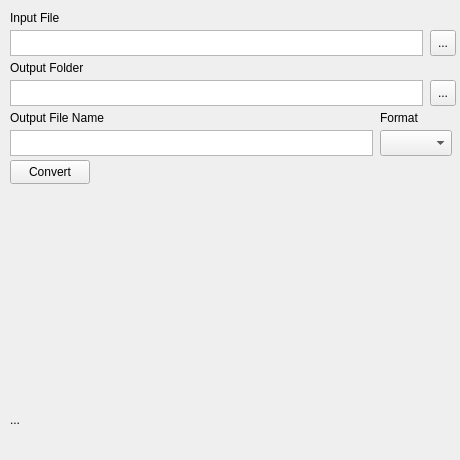
<?xml version="1.0" encoding="UTF-8"?>
<ui version="4.0">
 <class>MainWindow</class>
 <widget class="QMainWindow" name="MainWindow">
  <property name="enabled">
   <bool>true</bool>
  </property>
  <property name="geometry">
   <rect>
    <x>0</x>
    <y>0</y>
    <width>460</width>
    <height>460</height>
   </rect>
  </property>
  <property name="sizePolicy">
   <sizepolicy hsizetype="Ignored" vsizetype="Ignored">
    <horstretch>0</horstretch>
    <verstretch>0</verstretch>
   </sizepolicy>
  </property>
  <property name="windowTitle">
   <string>anthes1s-converter</string>
  </property>
  <property name="windowIcon">
   <iconset theme="application-x-executable">
    <normaloff>.</normaloff>.</iconset>
  </property>
  <widget class="QWidget" name="centralwidget">
   <widget class="QTextEdit" name="pathToInputFile">
    <property name="geometry">
     <rect>
      <x>10</x>
      <y>30</y>
      <width>413</width>
      <height>26</height>
     </rect>
    </property>
   </widget>
   <widget class="QToolButton" name="openInputFileDialog">
    <property name="geometry">
     <rect>
      <x>430</x>
      <y>30</y>
      <width>26</width>
      <height>26</height>
     </rect>
    </property>
    <property name="text">
     <string>...</string>
    </property>
   </widget>
   <widget class="QTextEdit" name="pathToOutputFolder">
    <property name="geometry">
     <rect>
      <x>10</x>
      <y>80</y>
      <width>413</width>
      <height>26</height>
     </rect>
    </property>
   </widget>
   <widget class="QToolButton" name="openInputFolderDialog">
    <property name="geometry">
     <rect>
      <x>430</x>
      <y>80</y>
      <width>26</width>
      <height>26</height>
     </rect>
    </property>
    <property name="text">
     <string>...</string>
    </property>
   </widget>
   <widget class="QTextEdit" name="fileName">
    <property name="geometry">
     <rect>
      <x>10</x>
      <y>130</y>
      <width>363</width>
      <height>26</height>
     </rect>
    </property>
   </widget>
   <widget class="QPushButton" name="buttonConvert">
    <property name="geometry">
     <rect>
      <x>10</x>
      <y>160</y>
      <width>80</width>
      <height>24</height>
     </rect>
    </property>
    <property name="text">
     <string>Convert</string>
    </property>
   </widget>
   <widget class="QLabel" name="label">
    <property name="geometry">
     <rect>
      <x>10</x>
      <y>410</y>
      <width>441</width>
      <height>20</height>
     </rect>
    </property>
    <property name="text">
     <string>...</string>
    </property>
   </widget>
   <widget class="QComboBox" name="formatList">
    <property name="geometry">
     <rect>
      <x>380</x>
      <y>130</y>
      <width>72</width>
      <height>26</height>
     </rect>
    </property>
    <property name="currentText">
     <string/>
    </property>
   </widget>
   <widget class="QLabel" name="label_2">
    <property name="geometry">
     <rect>
      <x>10</x>
      <y>110</y>
      <width>361</width>
      <height>16</height>
     </rect>
    </property>
    <property name="text">
     <string>Output File Name</string>
    </property>
   </widget>
   <widget class="QLabel" name="label_3">
    <property name="geometry">
     <rect>
      <x>10</x>
      <y>60</y>
      <width>441</width>
      <height>16</height>
     </rect>
    </property>
    <property name="text">
     <string>Output Folder</string>
    </property>
   </widget>
   <widget class="QLabel" name="label_4">
    <property name="geometry">
     <rect>
      <x>380</x>
      <y>110</y>
      <width>71</width>
      <height>16</height>
     </rect>
    </property>
    <property name="text">
     <string>Format</string>
    </property>
   </widget>
   <widget class="QLabel" name="label_5">
    <property name="geometry">
     <rect>
      <x>10</x>
      <y>10</y>
      <width>49</width>
      <height>16</height>
     </rect>
    </property>
    <property name="text">
     <string>Input File</string>
    </property>
   </widget>
  </widget>
  <widget class="QMenuBar" name="menubar">
   <property name="geometry">
    <rect>
     <x>0</x>
     <y>0</y>
     <width>460</width>
     <height>21</height>
    </rect>
   </property>
  </widget>
 </widget>
 <resources/>
 <connections/>
</ui>
